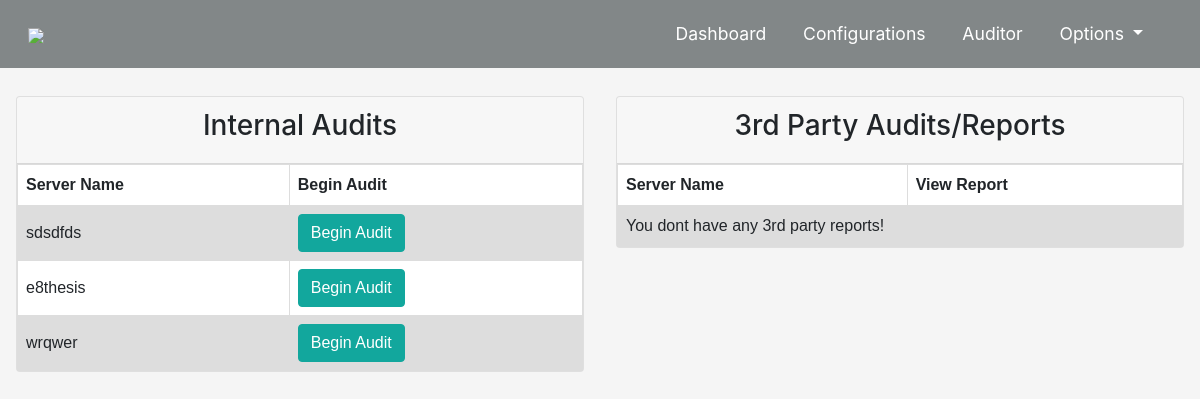
The page /ad/auditor/ (signed in) on the database its author committed.
### ad/models.py (models this page shows)
class Server(models.Model):
    owner = models.ForeignKey(User, models.CASCADE)
    name = models.CharField(max_length=50)
    server_address = models.CharField(max_length=20)
    ssh_port = models.IntegerField(default=22)
    save_server_details = models.BooleanField(default=False)
    save_reports = models.BooleanField(default=True)
    share_reports = models.BooleanField(default=True)

### ad/views.py (the view)
# urls.py: path('auditor/', views.auditor, name='auditor'),
def auditor(request):
    servers = Server.objects.filter(owner_id=request.user.id)
    external_reports = Audit.objects.filter(user_id=request.user.id)
    context = {
        'servers': servers,
        'external_reports': external_reports,
    }
    return render(request, 'ad/auditor.html', context)

### templates/ad/auditor.html (shortened to what this page needs)
{% extends 'base.html' %}
{% block content %}
    <div class="row">
        <div class="col-md-6">
            <div class="mb-3 card">
                <div class="card-header-tab card-header">
                    <h3>Internal Audits</h3>
                </div>
                <table>
                    <tr>
                        <th>Server Name</th>
                        <th>Begin Audit</th>
                    </tr>
                    {% if servers|length == 0 %}
                        <tr>
                        <td colspan="4">You dont have any servers to audit! <a href="{% url 'add_server' %}">Add a server</a></td>
                        </tr>
                    {% else %}
                        {% for server in servers %}
                        <tr>
                            <td>{{ server.name }}</td>
                            <td>
                                <a class="btn btn-primary" href="{% url 'authorize_audit' server.id %}">Begin Audit</a>
                            </td>
                        </tr>
                        {% endfor %}
                    {% endif %}
                </table>
            </div>
        </div>
        <div class="col-md-6">
            <div class="mb-3 card">
                <div class="card-header-tab card-header">
                    <h3>3rd Party Audits/Reports</h3>
                </div>
               <table>
                    <tr>
                        <th>Server Name</th>
                        <th>View Report</th>
                    </tr>
                    {% if external_reports|length == 0 %}
                        <tr>
                        <td colspan="4">You dont have any 3rd party reports!</td>
                        </tr>
                    {% endif %}
                </table>
            </div>
        </div>
    </div>
{% endblock %}

### templates/static/css/style.css (style rules this page uses)
html body { background-color: #f5f5f5; }
.btn-primary { background-color: #12a79d; border: 1px solid #12a79d; }
[class*="col-"] { padding: 1rem; }
table { font-family: arial, sans-serif; border-collapse: collapse; width: 100%; }
td, th { border: 1px solid #dddddd; text-align: left; padding: 8px; }
tr:nth-child(even) { background-color: #dddddd; }

### rows shown on the page
Server: name "sdsdfds"
Server: name "e8thesis"
Server: name "wrqwer"
